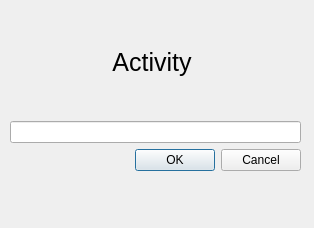
<?xml version="1.0" encoding="UTF-8"?>
<ui version="4.0">
 <class>Dialog</class>
 <widget class="QDialog" name="Dialog">
  <property name="geometry">
   <rect>
    <x>0</x>
    <y>0</y>
    <width>314</width>
    <height>228</height>
   </rect>
  </property>
  <property name="windowTitle">
   <string>Dialog</string>
  </property>
  <widget class="QWidget" name="">
   <property name="geometry">
    <rect>
     <x>10</x>
     <y>10</y>
     <width>291</width>
     <height>161</height>
    </rect>
   </property>
   <layout class="QVBoxLayout" name="verticalLayout">
    <item>
     <widget class="QLabel" name="label">
      <property name="font">
       <font>
        <pointsize>19</pointsize>
       </font>
      </property>
      <property name="layoutDirection">
       <enum>Qt::RightToLeft</enum>
      </property>
      <property name="text">
       <string>Activity </string>
      </property>
      <property name="alignment">
       <set>Qt::AlignCenter</set>
      </property>
     </widget>
    </item>
    <item>
     <widget class="QLineEdit" name="lineEdit"/>
    </item>
    <item>
     <widget class="QDialogButtonBox" name="buttonBox">
      <property name="orientation">
       <enum>Qt::Horizontal</enum>
      </property>
      <property name="standardButtons">
       <set>QDialogButtonBox::Cancel|QDialogButtonBox::Ok</set>
      </property>
     </widget>
    </item>
   </layout>
  </widget>
 </widget>
 <resources/>
 <connections>
  <connection>
   <sender>buttonBox</sender>
   <signal>accepted()</signal>
   <receiver>Dialog</receiver>
   <slot>accept()</slot>
   <hints>
    <hint type="sourcelabel">
     <x>248</x>
     <y>254</y>
    </hint>
    <hint type="destinationlabel">
     <x>157</x>
     <y>274</y>
    </hint>
   </hints>
  </connection>
  <connection>
   <sender>buttonBox</sender>
   <signal>rejected()</signal>
   <receiver>Dialog</receiver>
   <slot>reject()</slot>
   <hints>
    <hint type="sourcelabel">
     <x>316</x>
     <y>260</y>
    </hint>
    <hint type="destinationlabel">
     <x>286</x>
     <y>274</y>
    </hint>
   </hints>
  </connection>
 </connections>
</ui>
